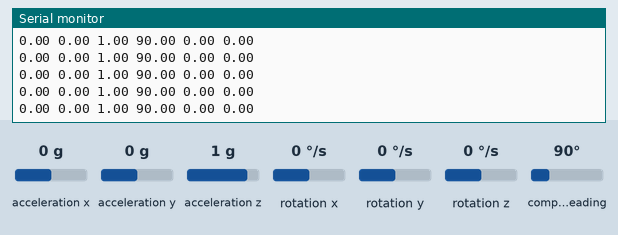
Simulated run of this sketch. Board: Arduino Uno, built with avr-gcc and run on an emulated ATmega328P. On the bench: the last lines printed to the serial monitor. The test bench sets the inputs (shaded band); at power-on: acceleration x 0 g, compass heading 90°, acceleration z 1 g, acceleration y 0 g, rotation x 0 °/s, rotation y 0 °/s, rotation z 0 °/s.

Above: at 3.2 s.
3.3 s: acceleration x set to -1.4 g
At 3.8 s:
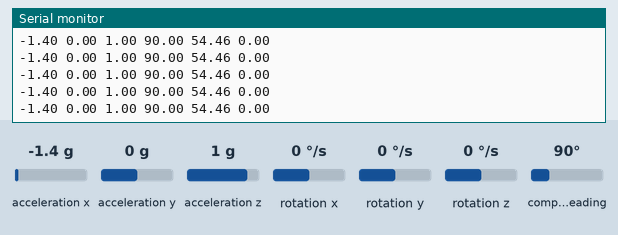
6.3 s: compass heading set to 180°
At 7.1 s:
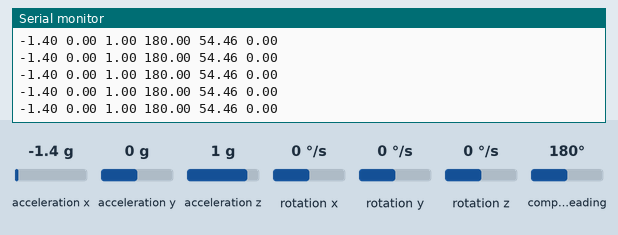
9.3 s: acceleration z set to -1.4 g
At 10.1 s:
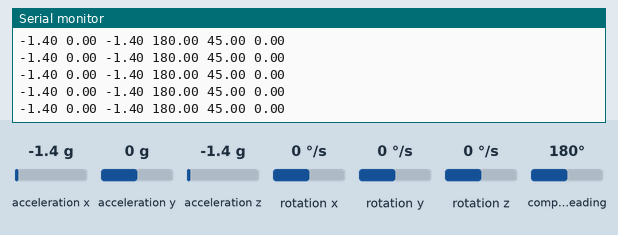
12.3 s: acceleration z set to 0 g
At 12.8 s:
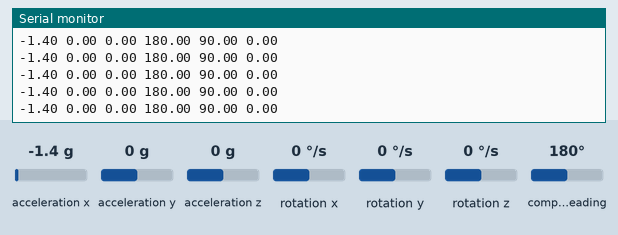
15.3 s: compass heading set to 90°
At 16.4 s:
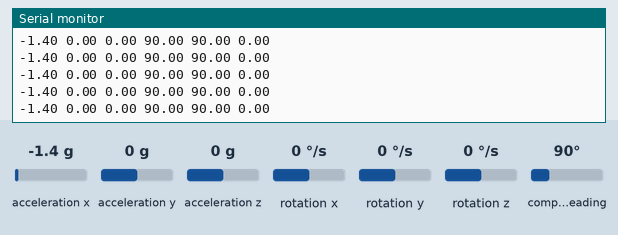
18.3 s: acceleration x set to 0 g
At 18.9 s:
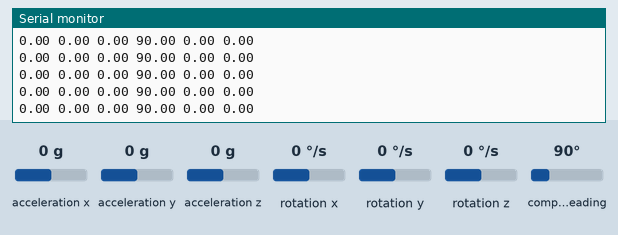
Timing chart, 0 to 21.3 s (numbered marks = the images above; inputs shaded):
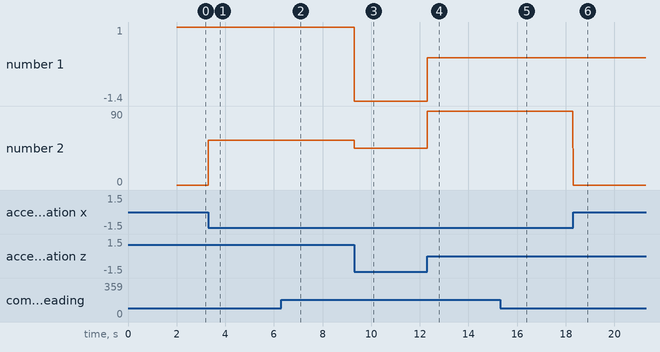

Measured:
- after the input at 3.3 s, the serial monitor: prints a new line at once (image 1)
- after the input at 6.3 s, the serial monitor: prints a new line at once (image 2)
- after the input at 9.3 s, the serial monitor: prints a new line at once (image 3)
- after the input at 12.3 s, the serial monitor: prints a new line at once (image 4)
- after the input at 15.3 s, the serial monitor: prints a new line at once (image 5)
- after the input at 18.3 s, the serial monitor: prints a new line at once (image 6)
- plotted number 2: 0 → 54.46 after the input at 3.3 s, 54.46 → 45 after the input at 9.3 s, 45 → 90 after the input at 12.3 s

The sketch:

05_MPU9250_simple_acc.ino
```cpp
// uses the "MPU9250" library by hideakitai

#include "MPU9250.h"

const char separator = ' ';

MPU9250 mpu;

void setup() {
    Serial.begin(115200);
    Wire.begin();
    delay(2000);

    if (!mpu.setup(0x68)) {  // change to your own address
        while (1) {
            Serial.println("MPU connection failed. Please check your connection with `connection_check` example.");
            delay(5000);
        }
    }
}

void loop() {
    if (mpu.update()) {
      // we'll update as fast as we can...
        // static uint32_t prev_ms = millis();
        // if (millis() > prev_ms + 25) {
            // print_roll_pitch_yaw();
            // prev_ms = millis();
        // }
        print_x_y_z();
        print_roll_pitch_yaw();
        Serial.println("");
    }
}

void print_roll_pitch_yaw() {
    // Serial.print("Yaw, Pitch, Roll: ");
    Serial.print(mpu.getYaw());
    Serial.print(separator);
    Serial.print(mpu.getPitch());
    Serial.print(separator);
    Serial.print(mpu.getRoll());
    Serial.print(separator);
}

void print_x_y_z() {
    // Serial.print("Yaw, Pitch, Roll: ");
    Serial.print(mpu.getAccX());
    Serial.print(separator);
    Serial.print(mpu.getAccY());
    Serial.print(separator);
    Serial.print(mpu.getAccZ());
    Serial.print(separator);
}
```
